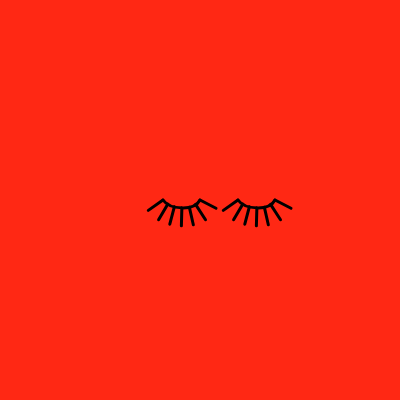
Frame 1 (no input)
Frame 60 (no input): identical to frame 1, image omitted
Frame 120 (the mouse pressed at the canvas centre since frame 60): identical to frame 1, image omitted

The p5.js sketch that drew this single still picture (run headless with seeded random() and noise() and a simulated clock; from frame 60 on, the mouse is pressed at the canvas centre):

// p5.js sketch
// ── sketch.js
// https://editor.p5js.org/jht1493/sketches/lsahl0gCh
// portrait-Jchen_123 rotated

function setup() {
  createCanvas(400, 400);
}

function draw() {
  background(330, 40, 20);
  rectMode(CENTER);
    // fill(250);
    // square(200, 200, 250);
    // ellipseMode(CORNER);
    // fill(40, 500);
    // ellipse(100, 100, 200, 200);
    // fill(220);
    // ellipse(200, 150, 100, 100);
    // fill(300);
    // strokeWeight(3);
    // stroke(0, 0, 0);
    // bezier(100, 75, 300, 150, 120, 150, 275, 325);

  // translate(-73,-24)
  // rotate(PI/2)
  //eye from reference
  noFill();
  strokeWeight(3);
  
  // Center the shape
  let x = width / 2;
  let y = height / 2;
  let w = 25;
  let h = 50;

  push()
  translate(x,y);
  rotate(PI / 2);
  drawLasses();
  pop()
  
  push()
  translate(x+75,y);
  rotate(PI / 2);
  drawLasses();
  pop()

  // push();
  // translate(x,y);
  // rect(0, 0, w, h)
  // rotate(PI / 2);
  // rect(0, 0, w, h)
  // pop();
  
  // rect(73,24,25,50)
}

// Lasses adjjusted to drawn at 0,0
function drawLasses() {
  let x0 = 73;
  let y0 = 24;
  curve( 5 - x0, 26 - y0, 
        73 - x0, 24 - y0, 
        73 - x0, 61 - y0, 
        15 - x0, 65 - y0);
  stroke(0);
  let steps = 6;
  for (let i = 0; i <= steps; i++) {
    let t = i / steps;
    let x = curvePoint(5 - x0, 73 - x0, 73 - x0, 15 - x0, t);
    let y = curvePoint(26 - y0, 24 - y0, 61 - y0, 65 - y0, t);
    // let x = curvePoint(5 , 73 , 73, 15, t);
    // let y = curvePoint(26, 24, 61 , 65 , t);
    //ellipse(x, y, 5, 5);
    let tx = curveTangent(5 - x0, 73 - x0, 73 - x0, 15 - x0, t);
    let ty = curveTangent(26 - y0, 24 - y0, 61 - y0, 65 - y0, t);
    // let tx = curveTangent(5 , 73 , 73 , 15, t);
    // let ty = curveTangent(26 , 24 , 61 , 65, t);
    let a = atan2(ty, tx);
    a -= PI / 2.0;
    line(x, y, cos(a) * 18 + x, sin(a) * 18 + y);
  }
}

// https://editor.p5js.org/Jchen_123/sketches/W9LdsThpI
// self portrait by Jchen_123

// https://p5js.org/reference/#/p5/curve
// curve(x1, y1, x2, y2, x3, y3, x4, y4)
// x1 Number: x-coordinate for the beginning control point
// x2 Number: x-coordinate for the first point
// x3 Number: x-coordinate for the second point
// x4 Number: x-coordinate for the ending control point

// https://p5js.org/reference/#/p5/curvePoint
// curvePoint(a, b, c, d, t)
// a Number: coordinate of first control point of the curve
// b Number: coordinate of first point
// c Number: coordinate of second point
// d Number: coordinate of second control point
// t Number: value between 0 and 1

// https://p5js.org/reference/#/p5/curveTangent
// curveTangent(a, b, c, d, t)
// a Number: coordinate of first control point
// b Number: coordinate of first point on the curve
// c Number: coordinate of second point on the curve
// d Number: coordinate of second conrol point
// t Number: value between 0 and 1

// https://p5js.org/learn/curves.html
